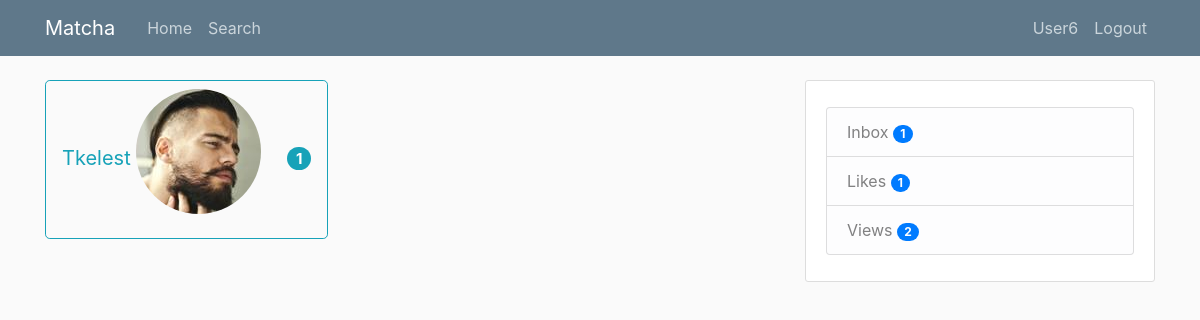
The page /inbox (signed in) on the database its author committed.
### tables this page shows
CREATE TABLE users (
            user_id INTEGER PRIMARY KEY AUTOINCREMENT,
            firstname TEXT NOT NULL,
            lastname TEXT NOT NULL,
            age INTEGER NOT NULL,
            birthdate TEXT NOT NULL,
            username TEXT NOT NULL,
            email TEXT NOT NULL,
            password TEXT NOT NULL,
            gender TEXT NOT NULL,
            sexual_pref TEXT NULL,
            biography TEXT NULL,
            famerating INTEGER DEFAULT 100,
            image_file_p TEXT DEFAULT "default.jpg",
            image_file_1 TEXT NULL,
            image_file_2 TEXT NULL,
            image_file_3 TEXT NULL,
            image_file_4 TEXT NULL,
            image_file_5 TEXT NULL,
            geo_track TEXT DEFAULT "1",
            location_city TEXT NULL,
            location_region TEXT NULL,
            lat_data INTEGER NULL,
            long_data INTEGER NULL,
            last_seen TEXT NULL,
            authenticated INTEGER DEFAULT 0
            );

CREATE TABLE likes (
            id INTEGER PRIMARY KEY AUTOINCREMENT,
            liked_user INTEGER NULL,
            user_id INTEGER NOT NULL,
            FOREIGN KEY (user_id)
                REFERENCES users (user_id) 
            );

### matcha/routes.py (the view)
@app.route('/inbox')
@login_required
def inbox():
    conn = sql.connect('matcha\\users.db')
    cur = conn.cursor()
    cur.execute("SELECT * FROM likes WHERE likes.user_id=:currentuser", {'currentuser': current_user.user_id})
    users_liked = cur.fetchall()
    print('Likes BY Current user:            ', users_liked)
    cur.execute("SELECT likes.liked_user, likes.user_id, users.username, users.image_file_p FROM likes, users WHERE likes.liked_user=:currentuser AND likes.user_id=users.user_id", {'currentuser': current_user.user_id})
    users_likedby = cur.fetchall()
    print('Likes FROM Users -> Current user: ', users_likedby)
    true_likes = []
    for index, like in enumerate(users_liked):
                i = 0
                while i != len(users_likedby):
                    if like[1] == users_likedby[i][1]:
                        notification = message_notifications(conn, cur, users_likedby[i][1], current_user.user_id)
                        new_data = append_to_tuple(users_likedby[i], notification)
                        true_likes.append(new_data)
                        break
                    i = i + 1
    print('True Likes, visible users!      : ', true_likes)
    conn.close()
    return render_template('inbox.html', title='Inbox', users=true_likes) #user_images=user_images)

### matcha/models.py (called while the page is built)
@login_manager.user_loader
def load_user(id):
    conn = sql.connect('matcha\\users.db')
    cur = conn.cursor()
    cur.execute("SELECT * from users where email = (?)", [id])
    userrow = cur.fetchone()
    user = User(userrow[0], userrow[1], userrow[2], userrow[3], userrow[4],
            userrow[5], userrow[6], userrow[7], userrow[8], userrow[9],
            userrow[10], userrow[11], userrow[12], userrow[13], userrow[14],
            userrow[15], userrow[16], userrow[17], userrow[18], userrow[19],
            userrow[20], userrow[21], userrow[22], userrow[23], userrow[24])
    return (user)

### matcha/routes.py (called while the page is built)
def message_notifications(conn, cur, user_id, current_user):
    cur.execute("""SELECT new_messages FROM message_notifications
                WHERE last_seen_user_id=:last_seen_user_id""", {'last_seen_user_id': user_id})
    new_messages = cur.fetchone()
    cur.execute("""SELECT id FROM messages
                WHERE recipient=:recipient AND user_id=:user_id""", {'recipient': current_user, 'user_id': user_id})
    all_messages = len(cur.fetchall())
    if all_messages is None:
        all_messages = 0
    message_notif = all_messages - new_messages[0] if all_messages > new_messages[0] else new_messages[0] - all_messages
    return (message_notif)

def append_to_tuple(tuple_data, data_to_append):
    tuple_data = list(tuple_data)
    print ('TUPLE DATA', tuple_data)
    tuple_data.insert(4, data_to_append)
    print ('TUPLE DATA AFTER APPEND', tuple_data)
    tuple_data = tuple(tuple_data)
    return (tuple_data)

### matcha/templates/inbox.html (shortened to what this page needs)
{% extends "layout.html" %}
{% block content %}
{% for user in users %}
    <a href="{{ url_for('messages', user_id=user[1]) }}" role="button" class="btn btn-outline-info btn-lg">{{ user[2] }}
        <img class="rounded-circle account-img" src="/static/profile_pics/{{ user[3] }}">
        <span class="badge badge-pill badge-info">{{ user[4] }}</span>
    </a>
{% endfor %}
{% endblock content %}

### matcha/templates/layout.html (shortened to what this page needs)
<!DOCTYPE html>
<html lang="en">
<head>
    <link rel="stylesheet" href="https://stackpath.bootstrapcdn.com/bootstrap/4.3.1/css/bootstrap.min.css">
    <link rel="stylesheet" type="text/css" href="{{ url_for('static', filename='main.css') }}">
    <link rel="stylesheet" href="https://cdnjs.cloudflare.com/ajax/libs/font-awesome/4.7.0/css/font-awesome.min.css">
</head>
<body>
    <header class="site-header">
        <nav class="navbar navbar-expand-md navbar-dark bg-steel fixed-top">
            <div class="container">
                <a class="navbar-brand mr-4" href="/">Matcha</a>
                <div class="collapse navbar-collapse" id="navbarToggle">
                    <div class="navbar-nav mr-auto">
                        {% if current_user.is_authenticated %}
                        <a class="nav-item nav-link" href="{{ url_for('home') }}">Home</a>
                        <a class="nav-item nav-link" href="{{ url_for('search') }}">Search</a>
                        {% else %}
                        <a class="nav-item nav-link" href="{{ url_for('home') }}">Home</a>
                        <a class="nav-item nav-link" href="{{ url_for('about') }}">About</a>
                        {% endif %}
                    </div>
                    <div class="navbar-nav">
                        {% if current_user.is_authenticated %}
                            <a class="nav-item nav-link" href="{{ url_for('account') }}">{{ current_user.username }}</a>
                            <a class="nav-item nav-link align-middle" href="{{ url_for('logout') }}">Logout</a>
                        {% else %}
                            <a class="nav-item nav-link" href="{{ url_for('register') }}">Register</a>
                            <a class="nav-item nav-link" href="{{ url_for('login') }}">Login</a>
                        {% endif %}
                    </div>
                </div>
            </div>
        </nav>
    </header>
    <main role="main" class="container">
        <div class="row">
            <div class="col-md-8">
                {% block content %}{% endblock %}
            </div>
            {% if current_user.is_authenticated %}
            <div class="col-md-4">
                <div class="content-section">
                    <ul class="list-group mt-3">
                        <a href="{{ url_for('inbox') }}" class="list-group-item list-group-item-light">Inbox
                            <span id="inbox_count" class="badge badge-pill badge-primary"></span>
                        </a>
                        <a href="{{ url_for('likes') }}" class="list-group-item list-group-item-light">Likes
                            {% set new_messages = current_user.age %}
                            <span id="likes_count" class="badge badge-pill badge-primary"></span>
                        </a>
                        <a href="{{ url_for('views') }}" class="list-group-item list-group-item-light">Views
                            <span id="views_count" class="badge badge-pill badge-primary"></span>
                        </a>
                    </ul>
                </div>
            </div>
            {% endif %}
        </div>
    </main>
</body>
</html>

### matcha/static/main.css (style rules this page uses)
body { background: #fafafa; color: #333333; margin-top: 5rem; }
.bg-steel { background-color: #5f788a; }
.site-header .navbar-nav .nav-link { color: #cbd5db; }
.content-section { background: #ffffff; padding: 10px 20px; border: 1px solid #dddddd; border-radius: 3px; margin-bottom: 20px; }
.account-img { height: 125px; width: 125px; margin-right: 20px; margin-bottom: 16px; }

### rows shown on the page
users: username "User6"
likes: username "Tkelest", image_file_p (picture), user "1"
